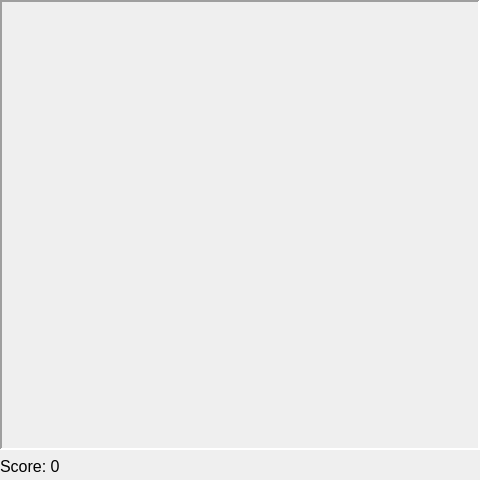
<?xml version="1.0" encoding="UTF-8"?>
<ui version="4.0">
 <class>SceneGame</class>
 <widget class="QWidget" name="SceneGame">
  <property name="geometry">
   <rect>
    <x>0</x>
    <y>0</y>
    <width>480</width>
    <height>480</height>
   </rect>
  </property>
  <property name="windowTitle">
   <string>Form</string>
  </property>
  <widget class="QLabel" name="labelBack">
   <property name="geometry">
    <rect>
     <x>0</x>
     <y>0</y>
     <width>480</width>
     <height>450</height>
    </rect>
   </property>
   <property name="frameShape">
    <enum>QFrame::Panel</enum>
   </property>
   <property name="frameShadow">
    <enum>QFrame::Sunken</enum>
   </property>
   <property name="lineWidth">
    <number>2</number>
   </property>
   <property name="text">
    <string/>
   </property>
   <property name="pixmap">
    <pixmap resource="../../resources.qrc">:/res/plainback.png</pixmap>
   </property>
   <property name="scaledContents">
    <bool>true</bool>
   </property>
  </widget>
  <widget class="QWidget" name="verticalLayoutWidget">
   <property name="geometry">
    <rect>
     <x>0</x>
     <y>0</y>
     <width>481</width>
     <height>481</height>
    </rect>
   </property>
   <layout class="QVBoxLayout" name="layoutGame" stretch="15,1">
    <property name="spacing">
     <number>0</number>
    </property>
    <property name="sizeConstraint">
     <enum>QLayout::SetDefaultConstraint</enum>
    </property>
    <item>
     <widget class="QWidget" name="widget" native="true">
      <widget class="QWidget" name="layoutWidget">
       <property name="geometry">
        <rect>
         <x>0</x>
         <y>0</y>
         <width>479</width>
         <height>451</height>
        </rect>
       </property>
       <layout class="QGridLayout" name="layoutGrid">
        <property name="spacing">
         <number>0</number>
        </property>
       </layout>
      </widget>
     </widget>
    </item>
    <item>
     <layout class="QHBoxLayout" name="horizontalLayout" stretch="7,1">
      <item>
       <widget class="QLabel" name="labelScore">
        <property name="maximumSize">
         <size>
          <width>16777215</width>
          <height>30</height>
         </size>
        </property>
        <property name="font">
         <font>
          <pointsize>12</pointsize>
         </font>
        </property>
        <property name="text">
         <string>Score: 0</string>
        </property>
       </widget>
      </item>
      <item>
       <widget class="QWidget" name="wdgLabelStop" native="true">
        <widget class="QClickImage" name="labelStopMouseOff">
         <property name="enabled">
          <bool>true</bool>
         </property>
         <property name="geometry">
          <rect>
           <x>0</x>
           <y>0</y>
           <width>60</width>
           <height>30</height>
          </rect>
         </property>
         <property name="maximumSize">
          <size>
           <width>60</width>
           <height>30</height>
          </size>
         </property>
         <property name="text">
          <string/>
         </property>
         <property name="pixmap">
          <pixmap resource="../../resources.qrc">:/res/cmdEndMouseOff.png</pixmap>
         </property>
         <property name="scaledContents">
          <bool>true</bool>
         </property>
        </widget>
        <widget class="QClickImage" name="labelStopMouseOn">
         <property name="enabled">
          <bool>true</bool>
         </property>
         <property name="geometry">
          <rect>
           <x>0</x>
           <y>0</y>
           <width>60</width>
           <height>30</height>
          </rect>
         </property>
         <property name="maximumSize">
          <size>
           <width>60</width>
           <height>30</height>
          </size>
         </property>
         <property name="text">
          <string/>
         </property>
         <property name="pixmap">
          <pixmap resource="../../resources.qrc">:/res/cmdEndMouseOn.png</pixmap>
         </property>
         <property name="scaledContents">
          <bool>true</bool>
         </property>
        </widget>
        <zorder>labelStopMouseOn</zorder>
        <zorder>labelStopMouseOff</zorder>
       </widget>
      </item>
     </layout>
    </item>
   </layout>
  </widget>
 </widget>
 <customwidgets>
  <customwidget>
   <class>QClickImage</class>
   <extends>QLabel</extends>
   <header location="global">components/qclickimage.h</header>
   <slots>
    <signal>clicked()</signal>
    <signal>mouseOn()</signal>
    <signal>mouseOff()</signal>
   </slots>
  </customwidget>
 </customwidgets>
 <resources>
  <include location="../../resources.qrc"/>
 </resources>
 <connections>
  <connection>
   <sender>labelStopMouseOn</sender>
   <signal>clicked()</signal>
   <receiver>SceneGame</receiver>
   <slot>callCmdStop()</slot>
   <hints>
    <hint type="sourcelabel">
     <x>449</x>
     <y>465</y>
    </hint>
    <hint type="destinationlabel">
     <x>239</x>
     <y>239</y>
    </hint>
   </hints>
  </connection>
  <connection>
   <sender>labelStopMouseOn</sender>
   <signal>mouseOff()</signal>
   <receiver>labelStopMouseOn</receiver>
   <slot>hide()</slot>
   <hints>
    <hint type="sourcelabel">
     <x>449</x>
     <y>465</y>
    </hint>
    <hint type="destinationlabel">
     <x>449</x>
     <y>465</y>
    </hint>
   </hints>
  </connection>
  <connection>
   <sender>labelStopMouseOff</sender>
   <signal>mouseOn()</signal>
   <receiver>labelStopMouseOn</receiver>
   <slot>show()</slot>
   <hints>
    <hint type="sourcelabel">
     <x>449</x>
     <y>465</y>
    </hint>
    <hint type="destinationlabel">
     <x>449</x>
     <y>465</y>
    </hint>
   </hints>
  </connection>
  <connection>
   <sender>labelStopMouseOn</sender>
   <signal>mouseOff()</signal>
   <receiver>labelStopMouseOff</receiver>
   <slot>show()</slot>
   <hints>
    <hint type="sourcelabel">
     <x>449</x>
     <y>465</y>
    </hint>
    <hint type="destinationlabel">
     <x>449</x>
     <y>465</y>
    </hint>
   </hints>
  </connection>
  <connection>
   <sender>labelStopMouseOff</sender>
   <signal>mouseOn()</signal>
   <receiver>labelStopMouseOff</receiver>
   <slot>hide()</slot>
   <hints>
    <hint type="sourcelabel">
     <x>449</x>
     <y>465</y>
    </hint>
    <hint type="destinationlabel">
     <x>449</x>
     <y>465</y>
    </hint>
   </hints>
  </connection>
 </connections>
 <slots>
  <signal>cmdStop()</signal>
  <signal>cmdExit()</signal>
  <slot>callCmdStop()</slot>
  <slot>callCmdExit()</slot>
  <slot>setupGame()</slot>
  <slot>updateGame()</slot>
  <slot>onScore(int)</slot>
 </slots>
</ui>
